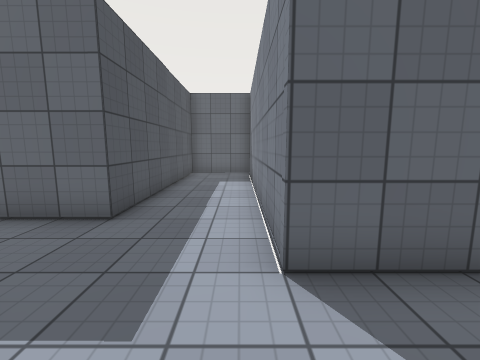
view 1 (above)

24 first-person views from a walk through a scene from a Unity 3-D project. The camera is 1.4 m above the floor, tilts 8° down and sees 90° across. Doors are open. The floor is counted in squares, 1 m on a side. Each view is taken from the middle of a square. On the plan, view 1 faces up. The plan holds only what a view shows up to about 13 squares ahead; the rest is blank. The place goes on beyond the plan. The player is left out. Some surface patterns are stand-ins.

view 2
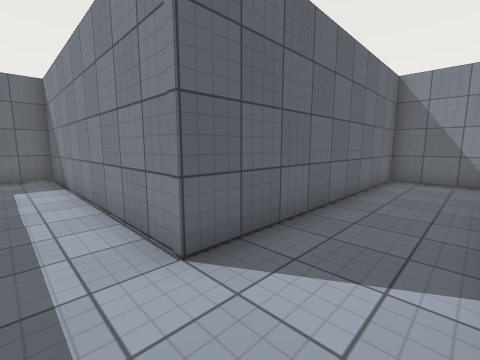

view 3
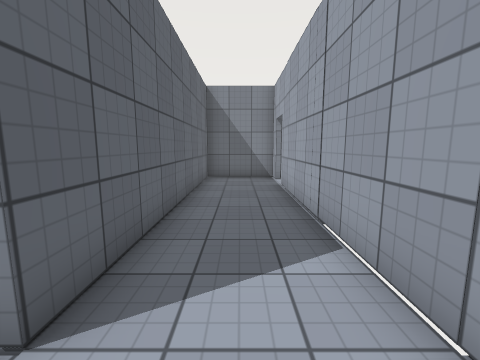

view 4
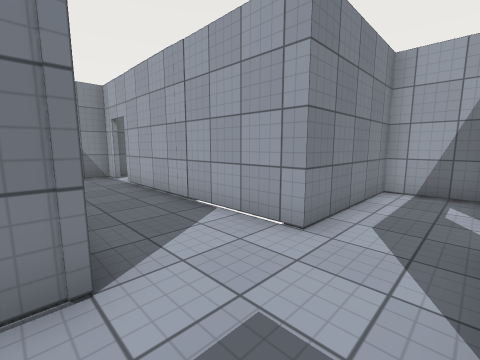

view 5
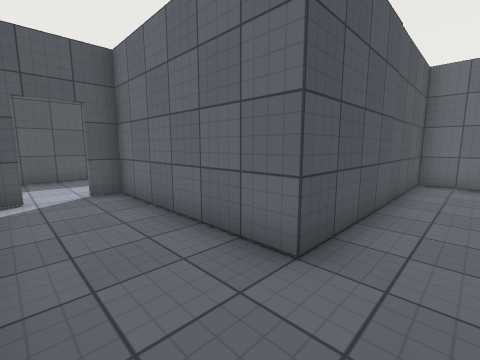

view 6
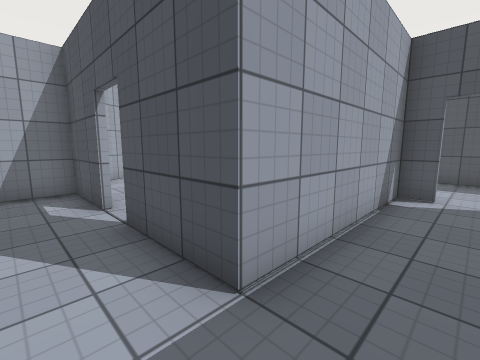

view 7
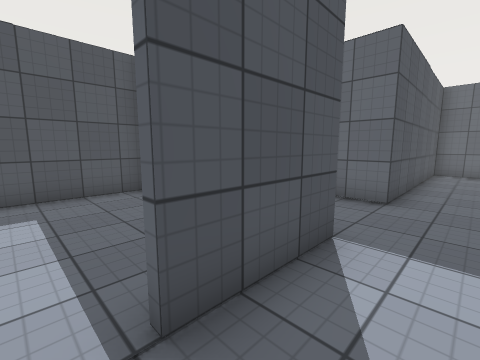

view 8
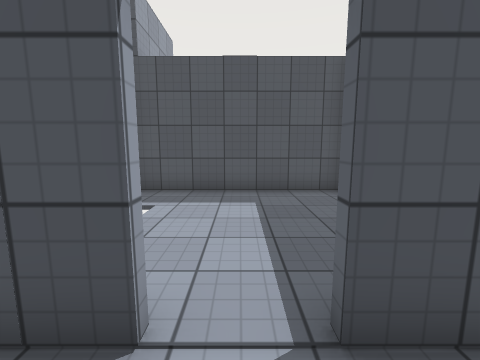

view 9
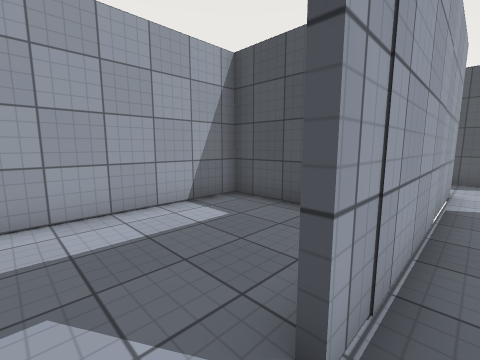

view 10
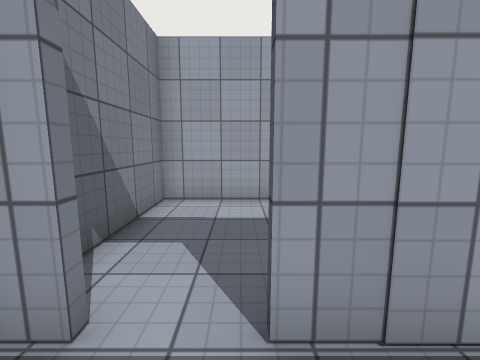

view 11
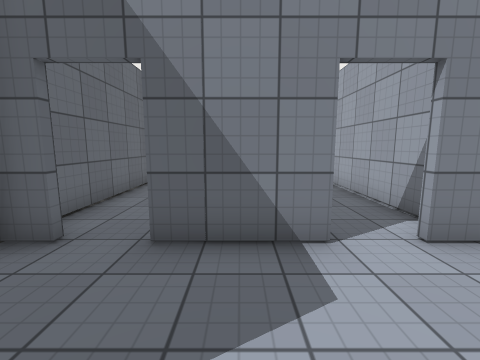

view 12
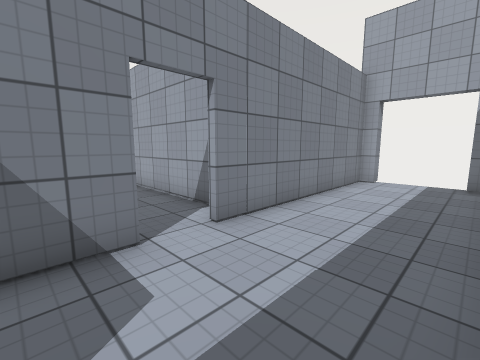

view 13
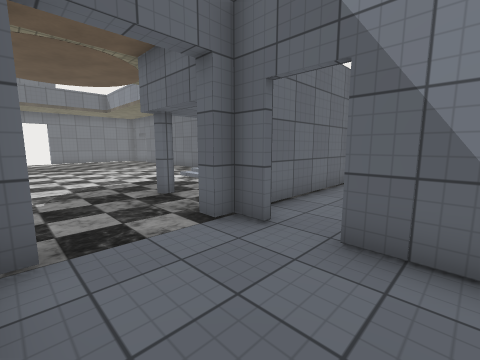

view 14
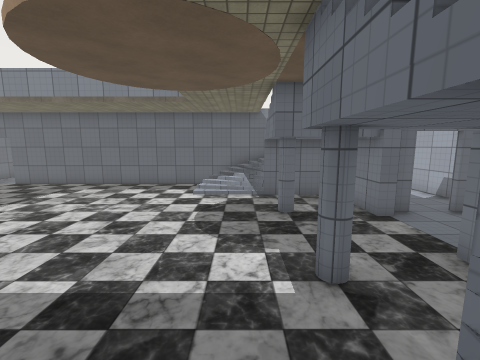

view 15
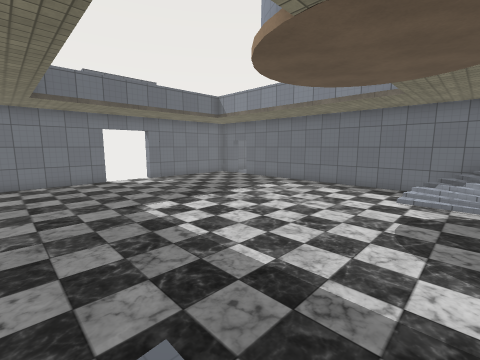

view 16
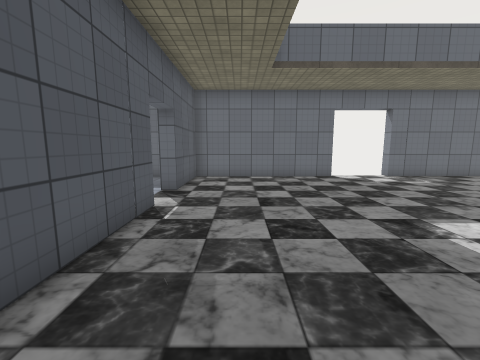

view 17
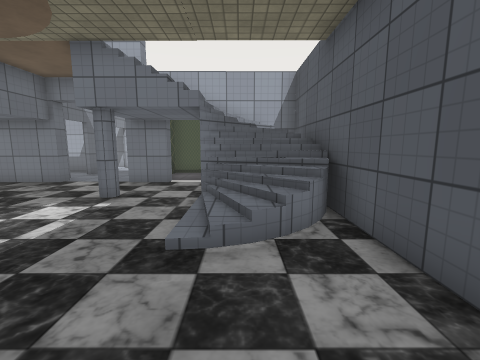

view 18
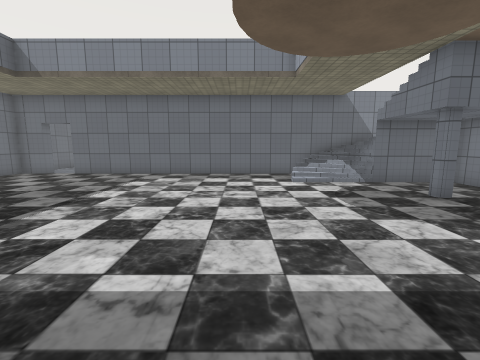

view 19
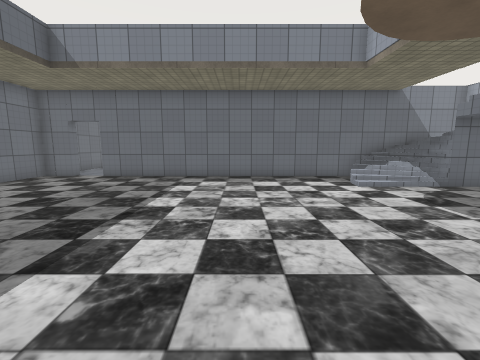

view 20
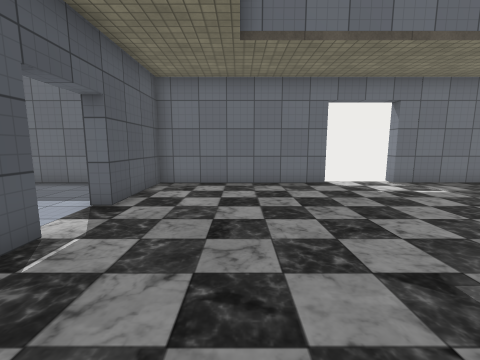

view 21
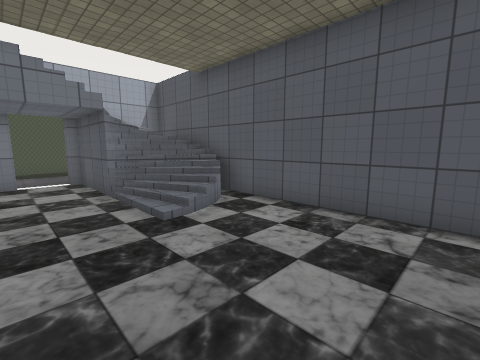

view 22
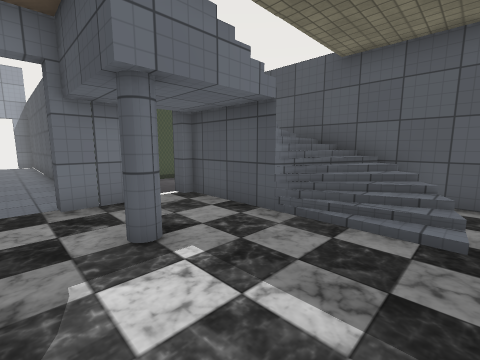

view 23
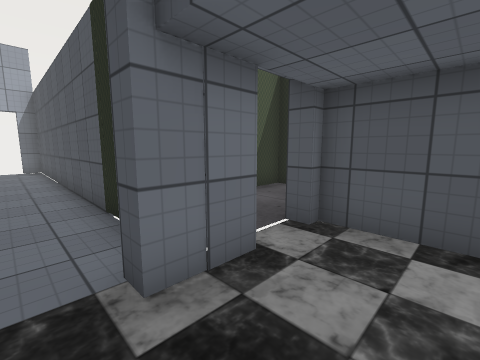

view 24
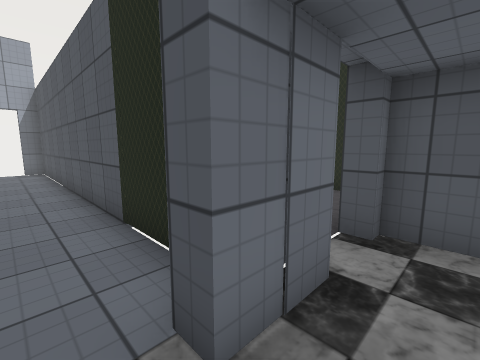

### Floor plan
Key: @ floor where view 1 was taken; # wall or solid block; x gap in a wall; . floor; / step, stairs or slope; D open door; = window, fence, low wall or low ledge.
Columns run from 23 left of view 1 to 10 right of it. Each row starts with its distance up from view 1.
 29               #
 28 ############..#######
 27  ....#..............#.
 26   ...#................
 25    ..#..............#
 24    .................#
 23     ................#
 22      #..............#
 21      #..............#
 20      #..............#
 19      #..............#
 18      #..............#
 17      #..............#
 16      #..............#
 15      #.//........//.#
 14      #///........///#
 13      #///........///#
 12      #//#........#//#####
 11      #///........///#...#
 10      #///......../  #...#
  9      ###=D##..#######...#
  8       .....#...#....##..#
  7      #.....#......   #..#
  6      ####..#...#..   #..#
  5         ###....#...  #..#
  4           #....###### ..#
  3           # ............#
  2           # ...#........##########
  1           # ...###### ...........#
  0           # ...#...  #.@.........#
 -1           #....#.....#.########xx#
 -2           #....#.......#   #.....#
 -3           #....#.....#.#   #.....#
 -4           #....#.   .#.#   #.....#
 -5           ##..##.  ..###   #######
 -6               #    .
 -7                    .
 -8                   ##

Where each view was taken, in squares from view 1:
view 1: 0 up, 0 right, facing up
view 2: 0 up, 1 left, facing up-right
view 3: 1 up, 1 left, facing right
view 4: 3 up, 2 left, facing down-right
view 5: 2 up, 1 left, facing up-left
view 6: 3 up, 1 left, facing down-left
view 7: 2 down, 1 left, facing up-left
view 8: 2 down, 1 left, facing left
view 9: 0 up, 9 right, facing down-left
view 10: 1 up, 8 right, facing down
view 11: 5 up, 12 left, facing right
view 12: 5 up, 12 left, facing down-right
view 13: 5 up, 12 left, facing up-right
view 14: 13 up, 16 left, facing right
view 15: 13 up, 16 left, facing up-right
view 16: 17 up, 16 left, facing up
view 17: 18 up, 16 left, facing down
view 18: 17 up, 15 left, facing right
view 19: 19 up, 14 left, facing right
view 20: 19 up, 15 left, facing up
view 21: 19 up, 13 left, facing down-left
view 22: 15 up, 11 left, facing down-left
view 23: 11 up, 11 left, facing down-left
view 24: 10 up, 11 left, facing down-left
